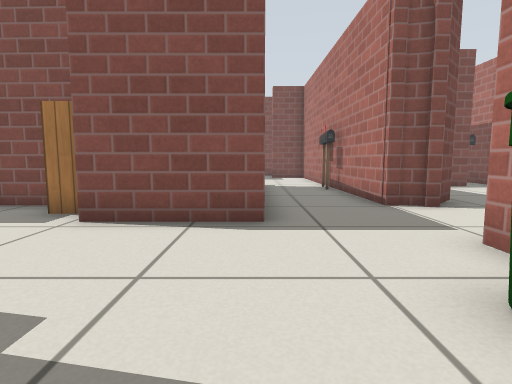
View 1 (above)

22 first-person views from a walk through a robot-simulator world made for Gazebo. The camera is 0.5 m above the floor, tilts 6° down and sees 80° across. Floor lines are 1 m apart. The floor is counted in squares, 0.5 m on a side. Each view is taken from the middle of a square. On the plan, view 1 faces up. The plan holds only what a view shows up to about 12 squares ahead; the rest is blank. Simple patterns stand in for the simulator's built-in surfaces. Simple shapes stand in for some stock models.

View 2
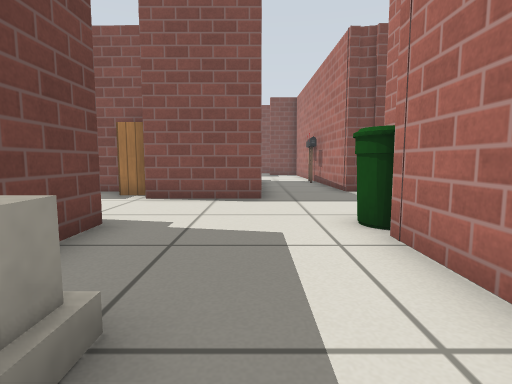

View 3
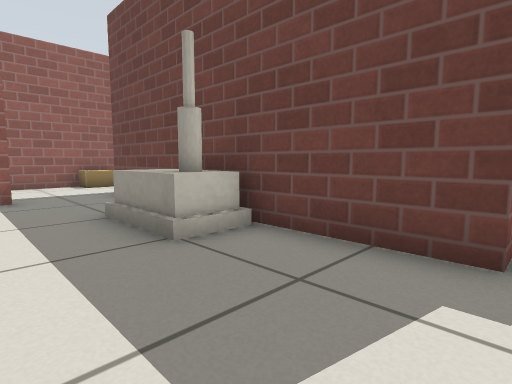

View 4
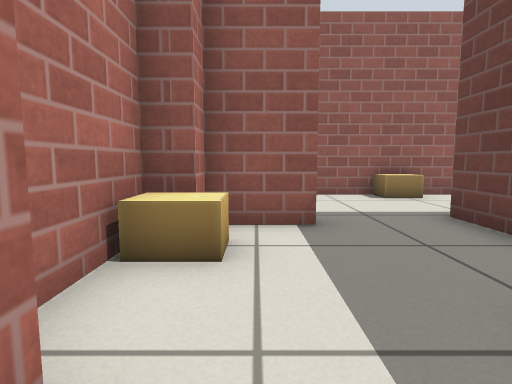

View 5
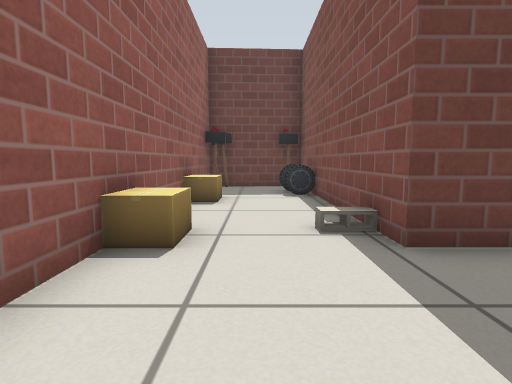

View 6
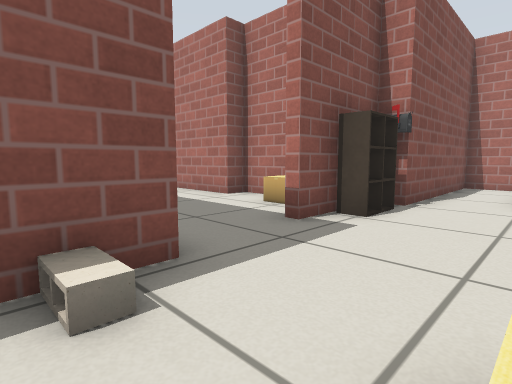

View 7
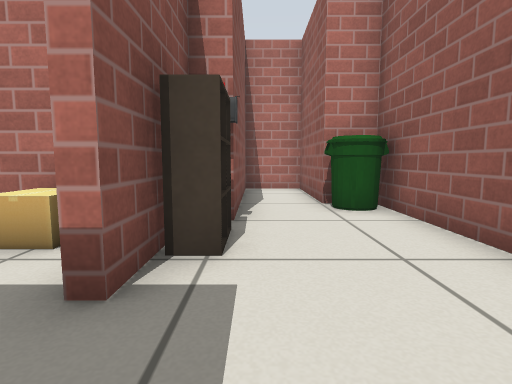

View 8
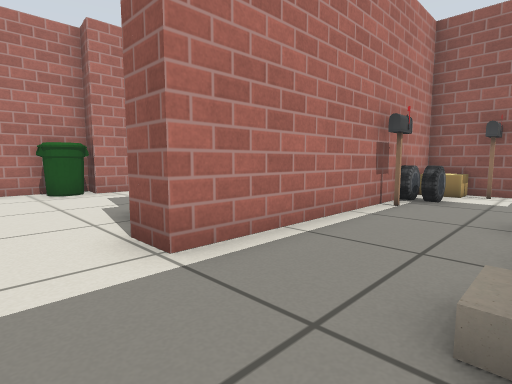

View 9
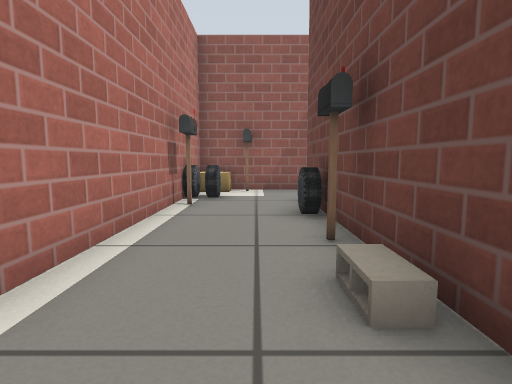

View 10
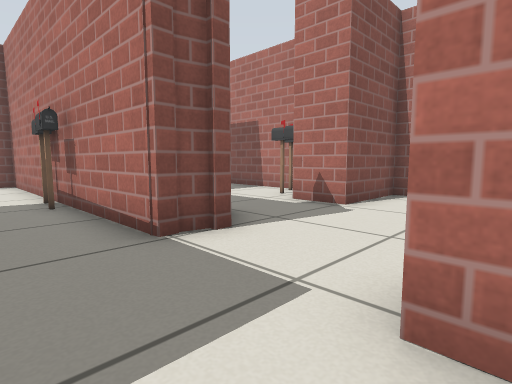

View 11
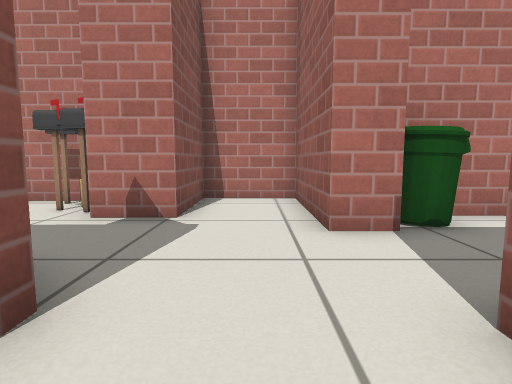

View 12
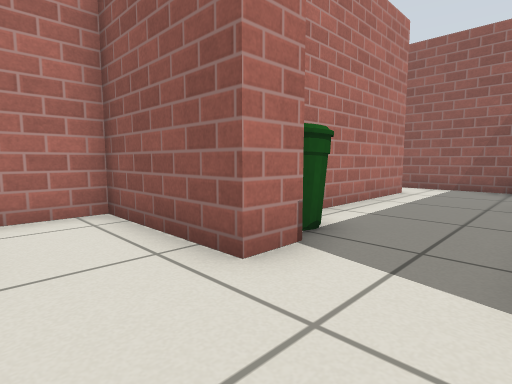

View 13
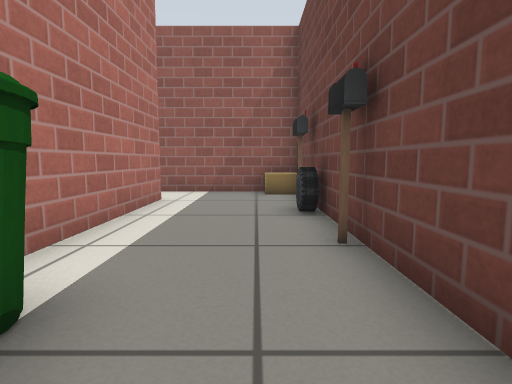

View 14
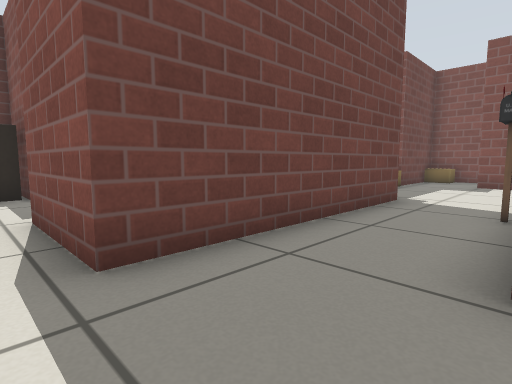

View 15
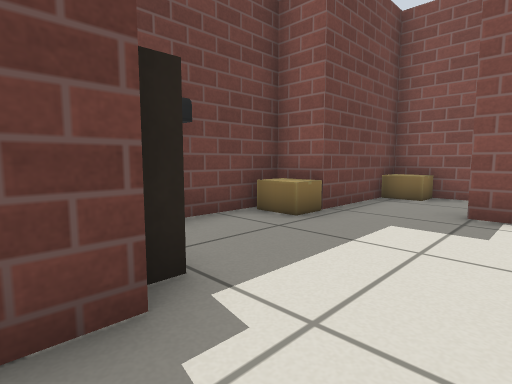

View 16
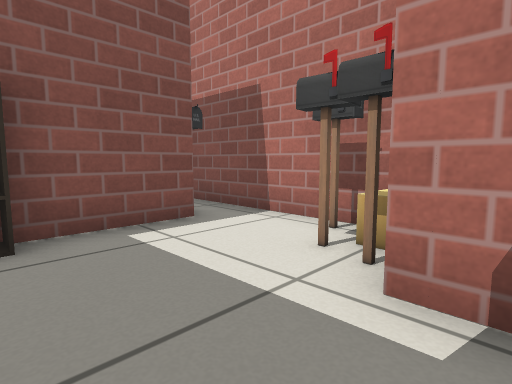

View 17
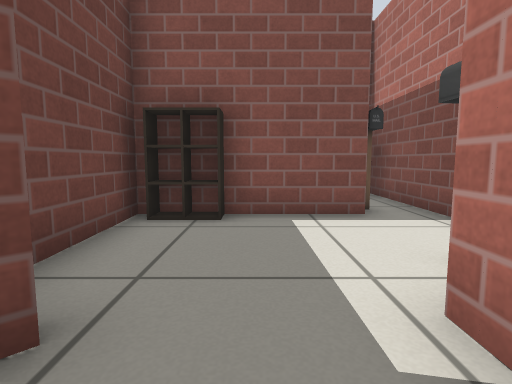

View 18
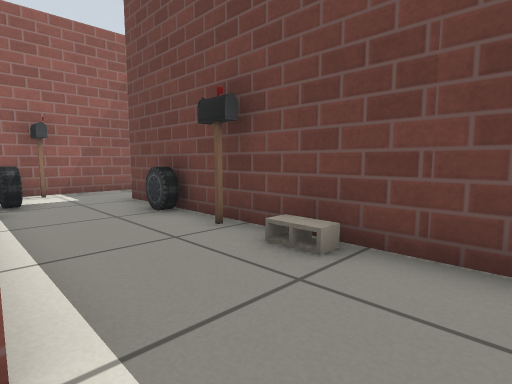

View 19
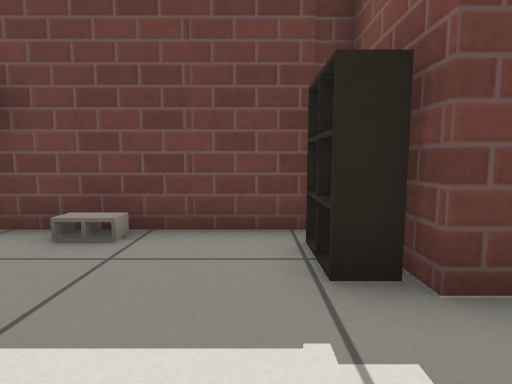

View 20
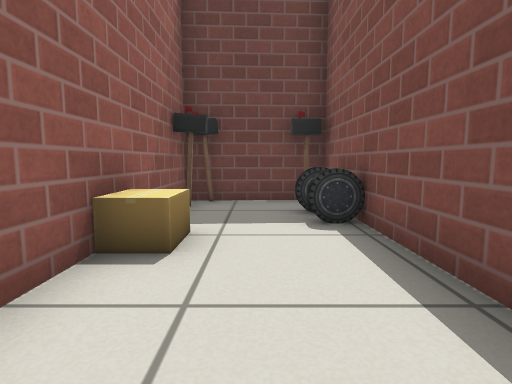

View 21
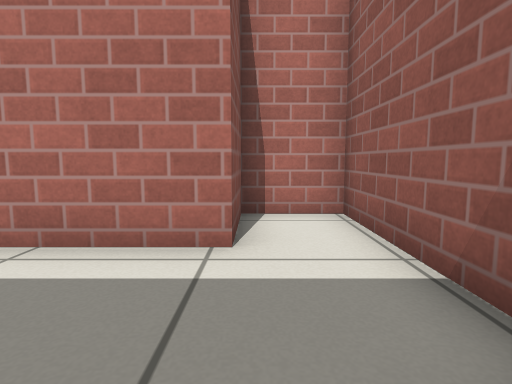

View 22
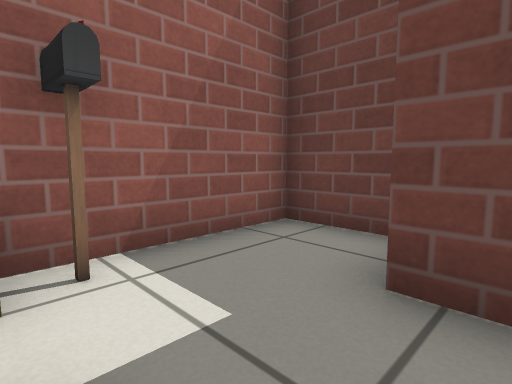

### Floor plan
Ten units are one square. View 1 is at (0, 0); x grows to the right and y downward. Boxes are objects, and circles mark ways between rooms. Rooms are numbered by the first view taken in them; rooms with no view inside come last. Other rooms are left out.
<svg viewBox="-111 -140 215 252">
<path fill="none" stroke="#000" d="M-24 34 -24 73 -106 73 -104 107 50 107 50 95 87 95 87 76 36 76M-51 25 -51 -24 -40 -24M-24 -17 -24 15M0 66 18 66 18 59 25 59 25 30 18 30 18 -10 27 -9 27 -36M-51 63 -51 44M25 69 0 69M-100 45 -100 63 -76 63M-62 -54 -83 -54 -83 40M33 -66 27 -66 27 -135M36 -66 28 -68M1 -119 1 -49 -29 -49M21 76 11 76 11 70M-64 -52 -64 -46 -78 -46M-3 -125 -3 -120M49 -76 42 -69M62 -40 99 -40 99 -62 72 -63 72 -75M40 -64 35 -64M37 34 37 56 96 56 96 37 74 37 74 -25M62 -29 62 -40M37 -26 37 15M75 -116 37 -116 37 -87M54 -116 54 -110 41 -110M48 -116 48 -110M42 -116 42 -110M-35 -66 -57 -66M-62 -59 -62 -54"/>
<rect x="-105" y="95" width="10" height="10" fill="#bbb"><title>postbox</title></rect>
<rect x="-105" y="75" width="10" height="10" fill="#bbb"><title>postbox</title></rect>
<rect x="-95" y="75" width="10" height="10" fill="#bbb"><title>car</title></rect>
<rect x="-85" y="75" width="10" height="10" fill="#bbb"><title>car</title></rect>
<rect x="-85" y="15" width="10" height="10" fill="#bbb"><title>car</title></rect>
<rect x="-85" y="-5" width="10" height="10" fill="#bbb"><title>postbox</title></rect>
<rect x="-85" y="-25" width="10" height="10" fill="#bbb"><title>cinder block</title></rect>
<rect x="-75" y="95" width="20" height="10" fill="#bbb"><title>cardboard box</title></rect>
<rect x="-75" y="55" width="10" height="10" fill="#bbb"><title>postbox</title></rect>
<rect x="-65" y="55" width="10" height="10" fill="#bbb"><title>cardboard box</title></rect>
<rect x="-65" y="35" width="10" height="10" fill="#bbb"><title>car</title></rect>
<rect x="-55" y="35" width="10" height="10" fill="#bbb"><title>car</title></rect>
<rect x="-55" y="25" width="10" height="10" fill="#bbb"><title>postbox</title></rect>
<rect x="-35" y="95" width="10" height="10" fill="#bbb"><title>cardboard box</title></rect>
<rect x="-35" y="75" width="10" height="10" fill="#bbb"><title>cinder block</title></rect>
<rect x="-25" y="15" width="20" height="20" fill="#bbb"><title>house</title></rect>
<rect x="15" y="45" width="10" height="10" fill="#bbb"><title>cardboard box</title></rect>
<rect x="15" y="-25" width="10" height="10" fill="#bbb"><title>bin</title></rect>
<rect x="15" y="-105" width="10" height="10" fill="#bbb"><title>postbox</title></rect>
<rect x="25" y="65" width="10" height="20" fill="#bbb"><title>postbox</title></rect>
<rect x="25" y="-115" width="10" height="10" fill="#bbb"><title>postbox</title></rect>
<rect x="35" y="95" width="10" height="10" fill="#bbb"><title>bin</title></rect>
<rect x="35" y="45" width="10" height="10" fill="#bbb"><title>cardboard box</title></rect>
<rect x="35" y="25" width="10" height="10" fill="#bbb"><title>postbox</title></rect>
<rect x="35" y="15" width="10" height="10" fill="#bbb"><title>car</title></rect>
<rect x="35" y="-5" width="10" height="10" fill="#bbb"><title>postbox</title></rect>
<rect x="65" y="-25" width="10" height="10" fill="#bbb"><title>bin</title></rect>
<rect x="75" y="-85" width="10" height="10" fill="#bbb"><title>postbox</title></rect>
<rect x="75" y="-95" width="10" height="10" fill="#bbb"><title>postbox</title></rect>
<rect x="-45" y="-65" width="20" height="10" fill="#bbb"><title>cabinet</title></rect>
<circle cx="30" cy="-50" r="3" fill="#2a7"/>
<circle cx="-45" cy="-50" r="3" fill="#2a7"/>
<circle cx="45" cy="-30" r="3" fill="#2a7"/>
<circle cx="60" cy="-70" r="3" fill="#2a7"/>
<text x="-20" y="20">1</text>
<text x="60" y="-60">2</text>
<text x="60" y="20">3</text>
<text x="70" y="-90">4</text>
<text x="-50" y="-60">5</text>
</svg>
Room 1 opens to room 2. Room 1 opens to room 5. Room 2 opens to room 3. Room 2 opens to room 4.

Where each view was taken, in squares from view 1:
view 1: 0 up, 0 right, facing up
view 2: 3 down, 0 right, facing up
view 3: 2 up, 1 right, facing down-left
view 4: 2 down, 1 right, facing down
view 5: 9 down, 1 right, facing left
view 6: 10 down, 4 left, facing up-right
view 7: 8 down, 2 left, facing right
view 8: 4 up, 8 left, facing down-right
view 9: 4 up, 7 left, facing down
view 10: 3 up, 1 right, facing up-right
view 11: 5 up, 2 right, facing right
view 12: 6 up, 4 right, facing down-right
view 13: 4 up, 5 right, facing down
view 14: 4 up, 3 right, facing up-left
view 15: 11 up, 2 right, facing up-left
view 16: 7 up, 5 right, facing up-right
view 17: 6 up, 6 right, facing up
view 18: 4 up, 5 left, facing down-left
view 19: 4 up, 4 left, facing left
view 20: 9 down, 3 left, facing left
view 21: 4 down, 4 right, facing right
view 22: 3 down, 6 left, facing down-left
